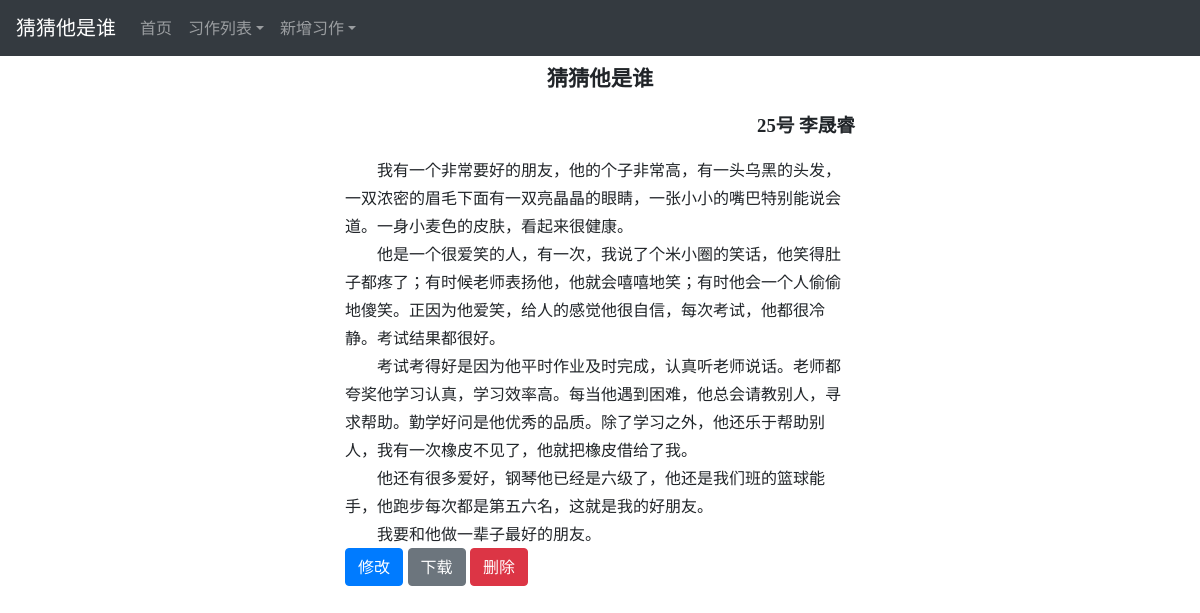
Page /essays/4e43fe2c-51fc-4c60-ac3d-052e2941dec9/ on the committed database.
### essays/models.py (models this page shows, shortened)
class Essay(models.Model):
    student_name = models.CharField(db_column="student_name", max_length=100)
    student_no = models.IntegerField(db_column="student_number")
    subject = models.CharField(max_length=100, db_column="subject", blank=True, null=True);
    secondary_subject = models.CharField(max_length=100, db_column="secondary_subject", blank=True, null=True)
    category = models.CharField(max_length=100, blank=True, null=True)
    essay_type = models.CharField(max_length=100, blank=True, null=True)
    serial_number = models.CharField(max_length=100, blank=True, null=True)
    context = models.TextField(db_column="context")
    pub_date = models.DateTimeField('date published', blank=True, null=True)
    uuid = models.CharField(max_length=100,  blank=True, null=True);
    def context_p(self):
        co = self.context.replace('<', '&lt;').replace('>', '&gt;')
        return "<p class='indent'>"+co.replace('\n',"</p><p class='indent'>")+"</p>"

### essays/views.py (the view)
# urls.py: path('<pk>/', views.essay, name='essay'),
def essay(request, pk):
    essay = get_object_or_404(Essay, uuid=pk)
    return render(request, 'essays/essay.html', {'essay': essay})

### essays/templates/essays/essay.html (shortened to what this page needs)
{% extends "essays/base.html" %}
{% block pagetitle %}
{{ essay.subject }}
{% endblock pagetitle %}
{% block content %}
    <div class='main-container'>
      <p style='font-size: 16pt;font-family: 宋体; text-align:center; font-weight:bold;'>{{ essay.subject }}</p>
      <p style="font-size: 14pt;  font-family: '楷体'; text-align: right; font-weight:bold;">{{ essay.student_no }}号 {{ essay.student_name }}</p>
      {% autoescape off %}
        {{ essay.context_p }}
      {% endautoescape %}
      <a class="btn btn btn-primary" href="{% url 'essays:update' essay.uuid %}">修改</a>
      <a class="btn btn btn-secondary" href="{% url 'essays:download' essay.uuid 'docx' %}">下载</a>
      <form method="post" action="{% url 'essays:delete' essay.uuid %}" style='display: inline;'>
        <button class="btn btn btn-danger " type="submit">删除</button>
      </form>
    </div>
{% endblock content %}

### essays/templates/essays/base.html (style rules this page uses)
body { padding-top: 5rem; }
body { padding-top: 2rem; padding-bottom: 2rem; }
div.main-container { max-width: 510px;margin:auto; }

### essays/templates/essays/essay.html (style rules this page uses)
.indent { text-indent: 2em; margin-bottom: 0; line-height: 28px; }

### rows in the picture
Essay: subject "猜猜他是谁", student_no "25", student_name "李晟睿", context_p "我有一个非常要好的朋友，他的个子非常高，有一头乌黑的头发，一双浓密的眉毛下面有一双亮晶晶的眼睛，一张小小的嘴巴特别能说会道。一身小麦色的皮肤，看起来很健康。 他是一个很爱笑的人，有一次，我说了个米小圈的笑话，他笑得肚子都疼了；有时候老师表扬他，他就会嘻嘻地笑；有时他会一个人偷偷地傻笑。正因为他爱笑，给人的感觉他很自信，每次考试，他都很冷静。考试结果都很好。 考试考得好是因为他平时作业及时完成，认真听老师说话。老师都夸奖他学习认真，学习效率高。每当他遇到困难，他总会请教别人，寻求帮助。勤学好问是他优秀的品质。除了学习之外，他还乐于帮助别人，我有一次橡皮不见了，他就把橡皮借给了我。 他还有很多爱好，钢琴他已经是六级了，他还是我们班的篮球能手，他跑步每次都是第五六名，这就是我的好朋友。 我要和他做一辈子最好的朋友。"
